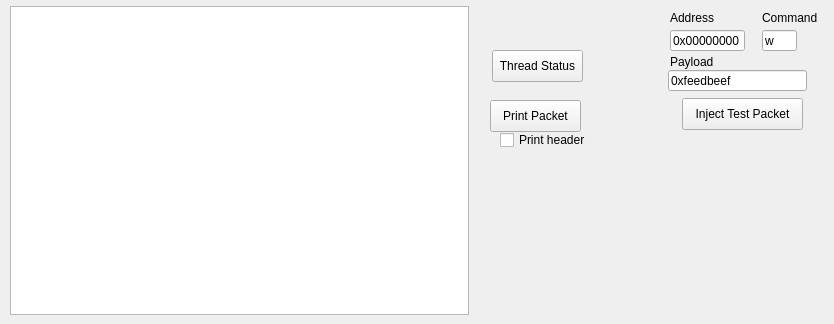
     <widget class="QWidget" name="tab_c1">
      <attribute name="title">
       <string>Transcript</string>
      </attribute>
      <widget class="QTextEdit" name="transcript">
       <property name="geometry">
        <rect>
         <x>10</x>
         <y>6</y>
         <width>459</width>
         <height>309</height>
        </rect>
       </property>
       <property name="styleSheet">
        <string notr="true">font: 10pt &quot;Menlo&quot;;</string>
       </property>
      </widget>
      <widget class="QPushButton" name="getThreadStatus">
       <property name="geometry">
        <rect>
         <x>492</x>
         <y>50</y>
         <width>91</width>
         <height>32</height>
        </rect>
       </property>
       <property name="text">
        <string>Thread Status</string>
       </property>
      </widget>
      <widget class="QPushButton" name="testButton">
       <property name="geometry">
        <rect>
         <x>682</x>
         <y>98</y>
         <width>121</width>
         <height>32</height>
        </rect>
       </property>
       <property name="text">
        <string>Inject Test Packet</string>
       </property>
      </widget>
      <widget class="QLabel" name="label_10">
       <property name="geometry">
        <rect>
         <x>670</x>
         <y>10</y>
         <width>61</width>
         <height>16</height>
        </rect>
       </property>
       <property name="text">
        <string>Address</string>
       </property>
      </widget>
      <widget class="QLabel" name="label_11">
       <property name="geometry">
        <rect>
         <x>762</x>
         <y>10</y>
         <width>63</width>
         <height>16</height>
        </rect>
       </property>
       <property name="text">
        <string>Command</string>
       </property>
      </widget>
      <widget class="QLineEdit" name="addressWriteText">
       <property name="geometry">
        <rect>
         <x>670</x>
         <y>30</y>
         <width>75</width>
         <height>21</height>
        </rect>
       </property>
       <property name="text">
        <string>0x00000000</string>
       </property>
      </widget>
      <widget class="QLineEdit" name="commandWriteText">
       <property name="geometry">
        <rect>
         <x>762</x>
         <y>30</y>
         <width>35</width>
         <height>21</height>
        </rect>
       </property>
       <property name="text">
        <string>w</string>
       </property>
      </widget>
      <widget class="QPushButton" name="printExtBuf">
       <property name="geometry">
        <rect>
         <x>490</x>
         <y>100</y>
         <width>91</width>
         <height>32</height>
        </rect>
       </property>
       <property name="text">
        <string>Print Packet</string>
       </property>
      </widget>
      <widget class="QCheckBox" name="printHeaderCheckBox">
       <property name="geometry">
        <rect>
         <x>500</x>
         <y>130</y>
         <width>91</width>
         <height>20</height>
        </rect>
       </property>
       <property name="text">
        <string>Print header</string>
       </property>
      </widget>
      <widget class="QLineEdit" name="payloadWriteText">
       <property name="geometry">
        <rect>
         <x>668</x>
         <y>70</y>
         <width>139</width>
         <height>21</height>
        </rect>
       </property>
       <property name="text">
        <string>0xfeedbeef</string>
       </property>
      </widget>
      <widget class="QLabel" name="label_25">
       <property name="geometry">
        <rect>
         <x>670</x>
         <y>54</y>
         <width>61</width>
         <height>16</height>
        </rect>
       </property>
       <property name="text">
        <string>Payload</string>
       </property>
      </widget>
     </widget>
